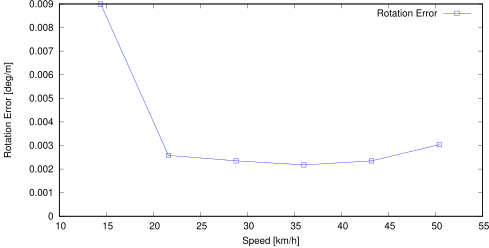

gnuplot code for this plot:
set term postscript eps enhanced color
set output "11_rs.eps"
set size ratio 0.5
set yrange [0:*]
set xlabel "Speed [km/h]"
set ylabel "Rotation Error [deg/m]"
plot "11_rs.txt" using ($1*3.6):($2*57.3) title 'Rotation Error' lc rgb "#0000FF" pt 4 w linespoints
